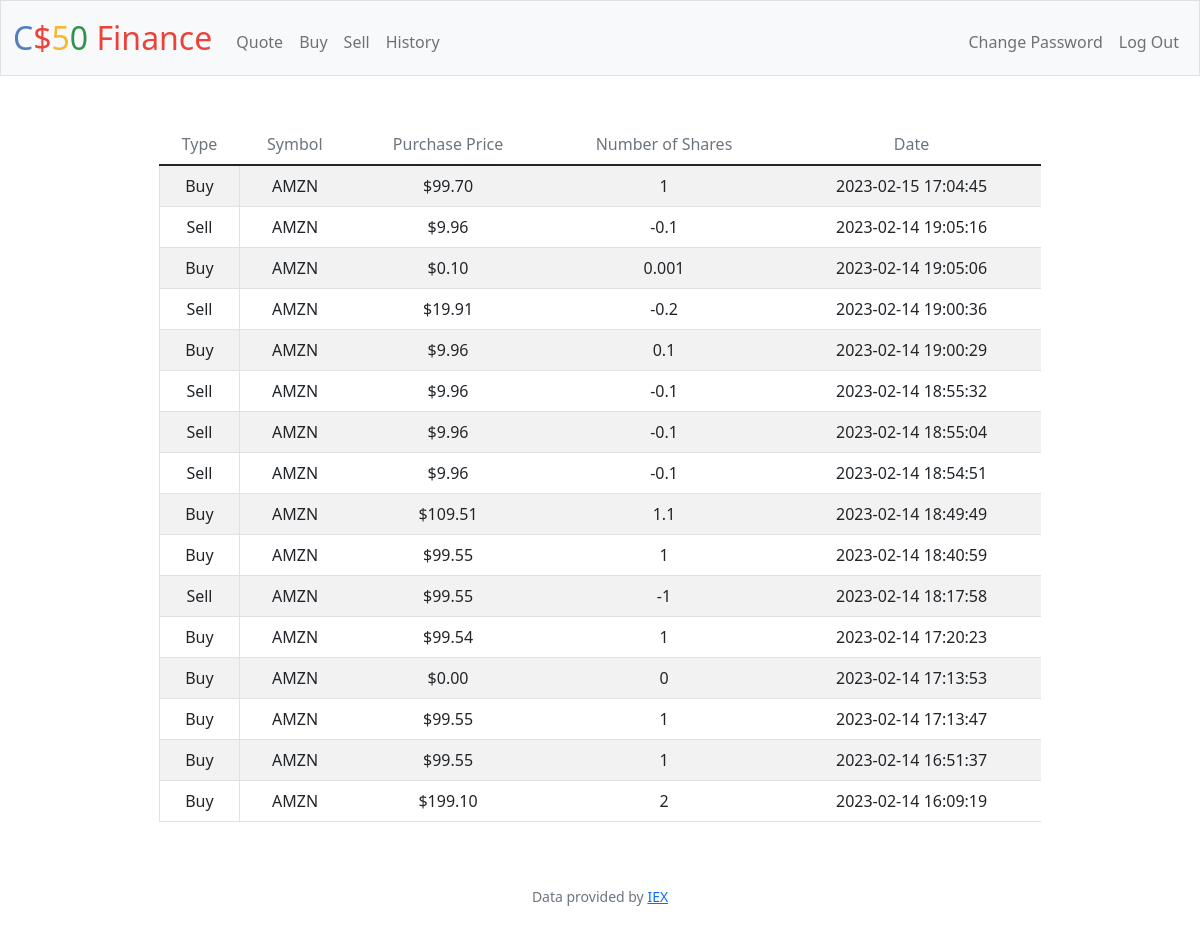
The app's page /history (signed in) with its own data.
### tables this page shows
CREATE TABLE transactions (
    transaction_id INTEGER NOT NULL,
    symbol TEXT NOT NULL,
    shares INTEGER NOT NULL,
    sharePrice INTEGER NOT NULL,
    totalPrice INTEGER NOT NULL,
    transactionTime DATETIME NOT NULL,
    FOREIGN KEY(transaction_id) REFERENCES users(id)
);

### app.py (the view)
@app.route("/history")
@login_required
def history():
    userHistory = db.execute("SELECT * FROM transactions WHERE transaction_id = ? ORDER BY transactionTime DESC", session['user_id'])
    if len(userHistory) == 0:
        return redirect('/buy')
    return render_template("history.html", userHistory=userHistory)
    return apology("TODO")

### app.py (called while the page is built)
@app.after_request
def after_request(response):
    response.headers["Cache-Control"] = "no-cache, no-store, must-revalidate"
    response.headers["Expires"] = 0
    response.headers["Pragma"] = "no-cache"
    return response

### helpers.py (called while the page is built)
def login_required(f):
    @wraps(f)
    def decorated_function(*args, **kwargs):
        if session.get("user_id") is None:
            return redirect("/login")
        return f(*args, **kwargs)
    return decorated_function

def usd(value):
    return f"${value:,.2f}"

### templates/history.html
{% extends "layout.html" %}
{% block main %}
    <table class="table table-striped w-75 ms-auto me-auto">
        <thead class="col text-secondary">
            <tr class="p-4 border-bottom">
                <td>Type</td>
                <td>Symbol</td>
                <td>Purchase Price</td>
                <td>Number of Shares</td>
                <td>Date</td>
            </tr>
        </thead>
        <tbody class="col">
            {% for row in userHistory %}
                <tr>
                    <td class="border">{% if row['shares'] >= 0 %}
                            Buy
                        {% else %}
                            Sell
                        {% endif %}
                    </td>
                    <td> {{ row['symbol'] }} </td>
                    <td> {{ row['totalPrice'] | usd }} </td>
                    <td> {{ row['shares'] }} </td>
                    <td> {{ row['transactionTime'] }} </td>
                </tr>
            {% endfor %}
        </tbody>
    </table>
{% endblock %}

### templates/layout.html (shortened to what this page needs)
<!DOCTYPE html>
<html lang="en">
    <head>
        <link href="https://cdn.jsdelivr.net/npm/bootstrap@5.1.3/dist/css/bootstrap.min.css" rel="stylesheet">
        <link href="/static/styles.css" rel="stylesheet">
    </head>
    <body>
        <nav class="bg-light border navbar navbar-expand-md navbar-light">
            <div class="container-fluid">
                <a class="navbar-brand" href="/"><span class="blue">C</span><span class="red">$</span><span class="yellow">5</span><span class="green">0</span> <span class="red">Finance</span></a>
                <div class="collapse navbar-collapse" id="navbar">
                    {% if session["user_id"] %}
                        <ul class="navbar-nav me-auto mt-2">
                            <li class="nav-item"><a class="nav-link" href="/quote">Quote</a></li>
                            <li class="nav-item"><a class="nav-link" href="/buy">Buy</a></li>
                            <li class="nav-item"><a class="nav-link" href="/sell">Sell</a></li>
                            <li class="nav-item"><a class="nav-link" href="/history">History</a></li>
                        </ul>
                        <ul class="navbar-nav ms-auto mt-2">
                            <li class="nav-item"><a class="nav-link" href="/changepassword">Change Password</a></li>
                            <li class="nav-item"><a class="nav-link" href="/logout">Log Out</a></li>
                        </ul>
                    {% else %}
                        <ul class="navbar-nav ms-auto mt-2">
                            <li class="nav-item"><a class="nav-link" href="/register">Register</a></li>
                            <li class="nav-item"><a class="nav-link" href="/login">Log In</a></li>
                        </ul>
                    {% endif %}
                </div>
            </div>
        </nav>
        <main class="container-fluid py-5 text-center">
            {% block main %}{% endblock %}
        </main>
        <footer class="mb-5 small text-center text-muted">
            Data provided by <a href="https://iexcloud.io/">IEX</a>
        </footer>
    </body>
</html>

### static/styles.css (style rules this page uses)
nav .navbar-brand { font-size: xx-large; }
nav .navbar-brand .blue { color: #537fbe; }
nav .navbar-brand .red { color: #ea433b; }
nav .navbar-brand .yellow { color: #f5b82e; }
nav .navbar-brand .green { color: #2e944b; }

### records on screen
transactions: shows "Buy", symbol "AMZN", totalPrice "$99.70", shares "1", transactionTime "2023-02-15 17:04:45"
transactions: shows "Sell", symbol "AMZN", totalPrice "$9.96", shares "-0.1", transactionTime "2023-02-14 19:05:16"
transactions: shows "Buy", symbol "AMZN", totalPrice "$0.10", shares "0.001", transactionTime "2023-02-14 19:05:06"
transactions: shows "Sell", symbol "AMZN", totalPrice "$19.91", shares "-0.2", transactionTime "2023-02-14 19:00:36"
transactions: shows "Buy", symbol "AMZN", totalPrice "$9.96", shares "0.1", transactionTime "2023-02-14 19:00:29"
transactions: shows "Sell", symbol "AMZN", totalPrice "$9.96", shares "-0.1", transactionTime "2023-02-14 18:55:32"
transactions: shows "Sell", symbol "AMZN", totalPrice "$9.96", shares "-0.1", transactionTime "2023-02-14 18:55:04"
transactions: shows "Sell", symbol "AMZN", totalPrice "$9.96", shares "-0.1", transactionTime "2023-02-14 18:54:51"
transactions: shows "Buy", symbol "AMZN", totalPrice "$109.51", shares "1.1", transactionTime "2023-02-14 18:49:49"
transactions: shows "Buy", symbol "AMZN", totalPrice "$99.55", shares "1", transactionTime "2023-02-14 18:40:59"
transactions: shows "Sell", symbol "AMZN", totalPrice "$99.55", shares "-1", transactionTime "2023-02-14 18:17:58"
transactions: shows "Buy", symbol "AMZN", totalPrice "$99.54", shares "1", transactionTime "2023-02-14 17:20:23"
transactions: shows "Buy", symbol "AMZN", totalPrice "$0.00", shares "0", transactionTime "2023-02-14 17:13:53"
transactions: shows "Buy", symbol "AMZN", totalPrice "$99.55", shares "1", transactionTime "2023-02-14 17:13:47"
transactions: shows "Buy", symbol "AMZN", totalPrice "$99.55", shares "1", transactionTime "2023-02-14 16:51:37"
transactions: shows "Buy", symbol "AMZN", totalPrice "$199.10", shares "2", transactionTime "2023-02-14 16:09:19"
